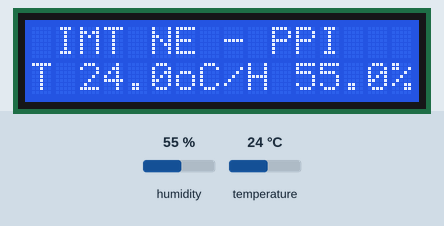
A sketch run on a simulated Arduino Uno, built with avr-gcc and run on an emulated ATmega328P. Parts: 16×2 character LCD. Inputs (shaded band) come from the test bench; at power-on: humidity 55 %, temperature 24 °C.

Above: at 2.6 s.
2.7 s: humidity set to 22 %
At 4.4 s:
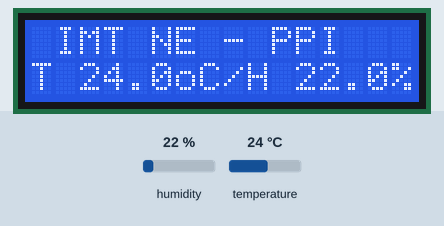
5.7 s: temperature set to 12 °C
At 6.7 s:
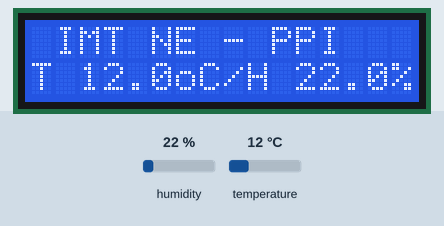
8.7 s: humidity set to 40 %
At 11.3 s:
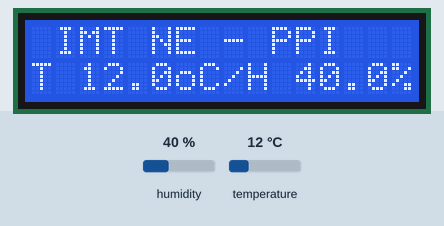
11.7 s: temperature set to 19 °C
At 13.6 s:
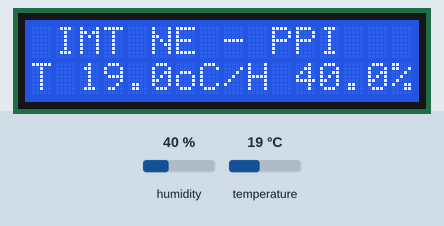
Timing chart, 0 to 15.1 s (numbered marks = the images above; inputs shaded):
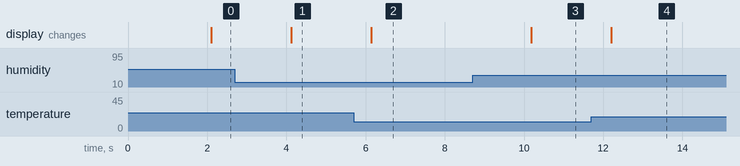

Measured:
- after the input at 2.7 s, the display: changes after 1.4 s (image 1)
- after the input at 5.7 s, the display: changes after 0.44 s (image 2)
- after the input at 8.7 s, the display: changes after 1.5 s (image 3)
- after the input at 11.7 s, the display: changes after 0.50 s (image 4)

The sketch:

lcd_i2c_dht22.ino
```cpp
#include <DHT.h>
#include <LiquidCrystal_AIP31068_I2C.h>

LiquidCrystal_AIP31068_I2C lcd(0x3E, 16, 2);

#define PIN_DHT A0       // broche où est branchée la sortie du DHT22
#define TYPE_DHT DHT22

DHT dht(PIN_DHT, TYPE_DHT);

void setup() {
  lcd.init();
  dht.begin();
  lcd.setCursor(1, 0);     // colonne 1, ligne 0 (1re ligne)
  lcd.print("IMT NE - PPI");

}

void loop(){
	delay(2000);
	float temp = dht.readTemperature();
	float hum = dht.readHumidity();
	lcd.setCursor(0, 1);
	lcd.print("T ");
	lcd.print(temp, 1);
	lcd.print("oC/H ");
	lcd.print(hum, 1);
	lcd.print("%");


}
```
